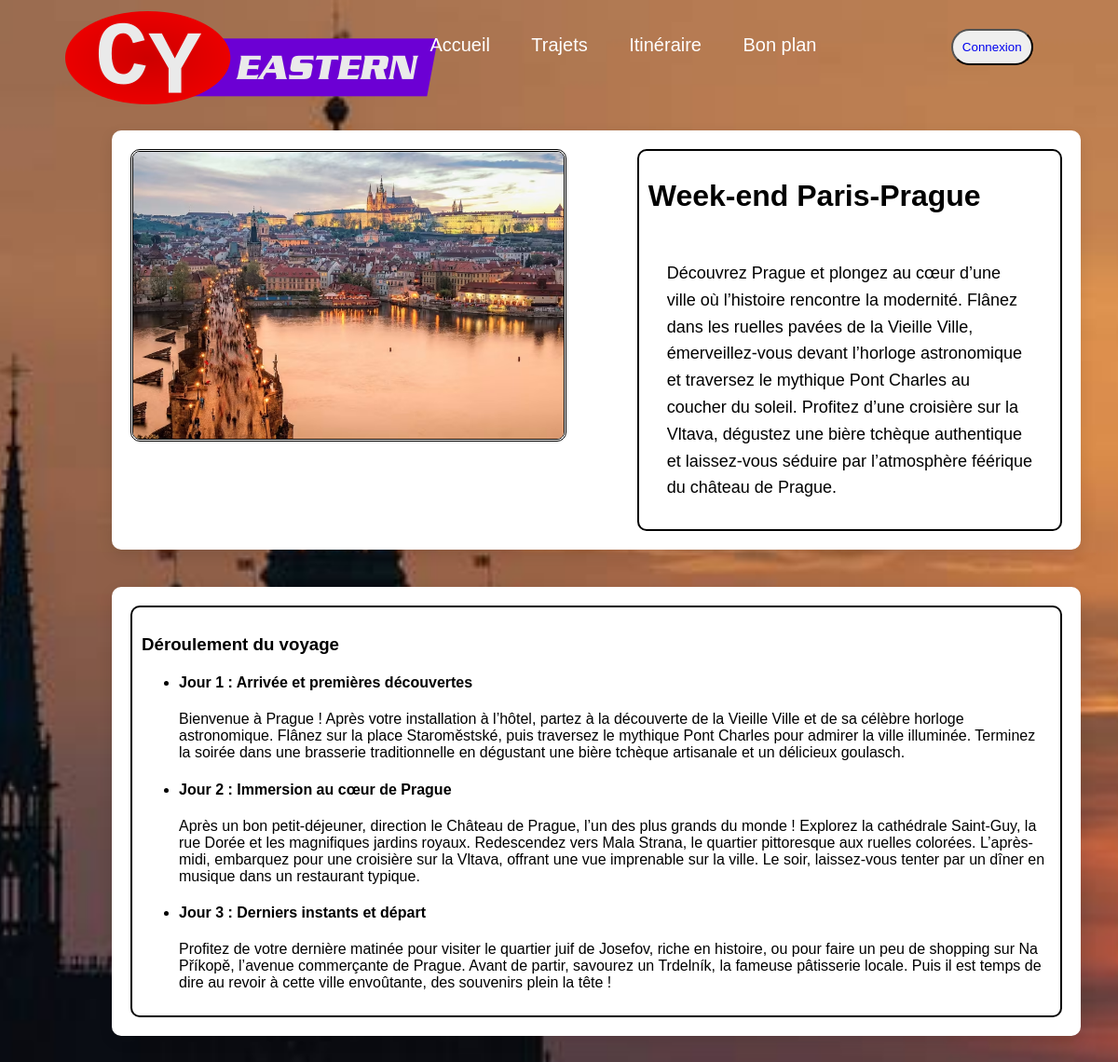
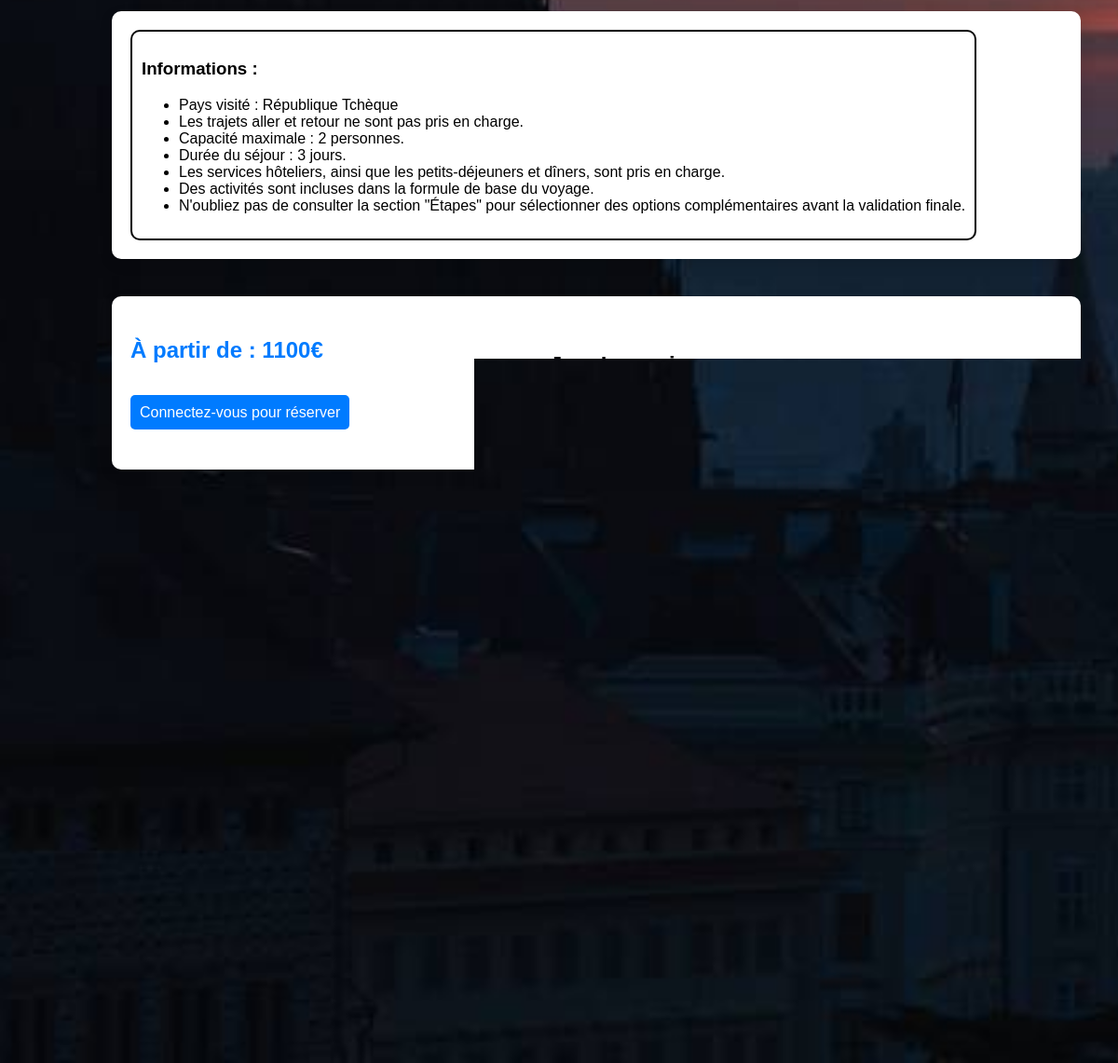
Screenshot of /voyage.php?get=1 with the database file from the repository (2 pictures, top to bottom).
### tables this page shows
CREATE TABLE `voyage` (
  `id` int(11) NOT NULL,
  `titre` varchar(39) NOT NULL,
  `duree` tinyint(4) NOT NULL,
  `etapes` tinyint(4) NOT NULL,
  `transport` varchar(24) NOT NULL,
  `maxi` tinyint(4) NOT NULL,
  `prix` smallint(6) NOT NULL,
  `statut` tinyint(1) NOT NULL,
  `description` text NOT NULL
);

CREATE TABLE `deroulVoyage` (
  `idVoyage` int(1) NOT NULL,
  `jour` int(1) NOT NULL,
  `idEtape` int(1) DEFAULT NULL,
  `titre` varchar(100) DEFAULT NULL,
  `desc` varchar(430) DEFAULT NULL
);

CREATE TABLE `paysVoy` (
  `idVoyage` int(11) NOT NULL,
  `idPays` int(11) NOT NULL
);

CREATE TABLE `pays` (
  `id` int(11) NOT NULL,
  `nom` varchar(50) NOT NULL
);

### api/linkDB.php (called while the page is built, shortened)
<?php
$linkDB = mysqli_connect("mariadb","valerie","meilleursite2025","clickjourney");
$voyageQuery = "SELECT * FROM voyage ORDER BY id";
$voyageResult = mysqli_query($linkDB, $voyageQuery);
$voyage = array();
while ($row = mysqli_fetch_assoc($voyageResult)) {
    $voyage[$row['id']] = $row;
}
$deroulQuery = "SELECT * FROM deroulVoyage ORDER BY idVoyage, jour";
$deroulResult = mysqli_query($linkDB, $deroulQuery);
$deroul = array();
while ($row = mysqli_fetch_assoc($deroulResult)) {
    $deroul[$row['idVoyage']][$row['jour']] = $row;
}
$paysQuery = "SELECT p.*, pa.nom FROM paysVoy p, pays pa WHERE p.idPays = pa.id";
$paysResult = mysqli_query($linkDB, $paysQuery);
$pays = array();
while ($row = mysqli_fetch_assoc($paysResult)) {
    $pays[$row['idVoyage']][$row['idPays']] = $row;
}

### voyage.php (the view, shortened to what this page needs)
<?php include('api/linkDB.php'); ?>
<!DOCTYPE html>
<html lang="fr">
<head>
    <link rel="stylesheet" type="text/css" href="style.css">
</head>
<body class="body_reservation" id="haut">
    <div>
        <nav>
            <div class="divmenu">
                <div class="logo1">
                    <a href="index.php"><img src="media/logo.webp" width="400" height="100" alt="Logo"></a>
                </div>
                <ul>
                    <li class="limenu"><a href="index.php">Accueil</a></li>
                    <li class="limenu"><a href="presentation.php">Trajets</a></li>
                    <li class="limenu"><a href="recherche.php">Itinéraire</a></li>
                    <li class="limenu"><a href="">Bon plan</a></li>
                    <?php
                    if (!$_SESSION['connecte']) {
                        echo '<button class="bouton_menu"><a href="connexion.php">Connexion</a></button>';
                    } else {
                        echo '<button class="bouton_menu"><a href="panier.php">Panier</a></button><button class="bouton_menu"><a href="profil.php">Profil</a></button>
                              <button class="bouton_menu"><a href="index.php?logout=1">Déconnexion</a></button>';
                    }
                    ?>
                </ul>
            </div>
        </nav>
    </div>
    <div class="container-res">
        <div class="img_reservation">
            <img <?php echo 'src="media/voyage/voyage' . $_GET['get'] . '.jpg" alt="Image ' . $voyage[$_GET['get']]['titre'] . '"'; ?>>
        </div>
        <div class="encadrement">
            <h1 class="titre"><?= $voyage[$_GET['get']]['titre'] ?></h1>
            <p class="texte-res"><?= $voyage[$_GET['get']]['description'] ?></p>
        </div>
    </div>
    <div class="container-res">
        <div class="encadrement">
            <h3>Déroulement du voyage</h3>
            <ul>
                <?php
                foreach ($deroul[$_GET['get']] as $jour => $row) {
                    echo '<li><h4>Jour ' . $jour . ' : ' . $row['titre'] . '</h4>';
                    echo '<p>' . $row['desc'] . '</h4></li>';
                }
                ?>
            </ul>
        </div>
    </div>
    <div class="container-res">
        <div class="encadrement">
            <h3>Informations : </h3>
            <ul>
                <li>
                    <?php
                    if(count($pays[$_GET['get']]) != 1) {
                        echo 'Pays visités :';
                    } else {
                        echo 'Pays visité :';
                    }
                    foreach($pays[$_GET['get']] as $row) {
                        echo ' ' . $row['nom'] ;
                    }
                    ?>
                </li>
                <li>Les trajets aller et retour ne sont pas pris en charge.</li>
                <li>Capacité maximale : <?= $voyage[$_GET['get']]['maxi'] ?> personnes.</li>
                <li>Durée du séjour : <?= $voyage[$_GET['get']]['duree'] ?> jours.</li>
                <li>Les services hôteliers, ainsi que les petits-déjeuners et dîners, sont pris en charge.</li>
                <li>Des activités sont incluses dans la formule de base du voyage.</li>
                <li>N'oubliez pas de consulter la section "Étapes" pour sélectionner des options complémentaires
                    avant
                    la validation finale.</li>
            </ul>
        </div>
    </div>
    <div class="container-res">
        <div>
            <p class="prix_reservation">À partir de : <?= $voyage[$_GET['get']]['prix'] ?>€</p>
            <?php
            if($_SESSION['connecte']) {
                echo '<a href="resa.php?get=' . $_GET['get'] . '" class="bouton1-res">Réserver maintenant</a>';
            } else {
                echo '<a href="connexion.php" class="bouton1-res">Connectez-vous pour réserver</a>';
            }
            ?>
        </div>
        <div class="div2reservation">
            <h2>Je m’organise :</h2>
            <a href="#" class="bouton2-res" style="background-color: #17a2b8;">Téléchargez la brochure PDF</a>
            <a href="#" class="bouton2-res" style="background-color: #6c757d;">Contacter le voyagiste</a>
        </div>
    </div>
    <footer>
        <div class="contenu">
            <div class="logo">
                <h2>CY Eastern</h2>
                <p>top voyage je vous promet</p>
                <img src="media/logo.webp" alt="Logo" width="300" height="110"
                    style="display: flex; margin-left: -50px;">
            </div>
            <div class="colonne">
                <h3>Ou nous trouver</h3>
                <p>Av. du Parc, 95000 Cergy</p>
                <p>2 Av. Adolphe Chauvin, 95300 Pontoise</p>
                <p>06 xx xx xx xx</p>
                <p><a href="mailto:exemple@mail.com" style="color: rgb(237, 184, 50);">exemple@mail.com</a></p>
            </div>
            <div class="colonne">
                <h3>Navigation</h3>
                <ul class="ul-footer">
                    <li><a href="#haut">haut de page</a></li>
                    <li><a href="index.html">Accueil</a></li>
                    <li><a href="presentation.php">Présentation</a></li>
                    <li><a href="#">Nos services</a></li>
                    <li><a href="connexion.php">Connexion</a></li>
                    <li><a href="inscription.php">Inscription</a></li>
                </ul>
            </div>
        </div>
        <div class="footer-bottom">
            <p>copyright © 2025, CY Eastern</p>
        </div>
    </footer>
</body>
</html>

### style.css (style rules this page uses)
* { text-decoration: none; }
body { font-family: Arial, sans-serif; font-optical-sizing: auto; background-image: url(media/paysage.jpg); background-size: cover; background-repeat: no-repeat; background-position: center; height: 100vh; margin: 0; image-rendering: crisp-edges; background-attachment: fixed; }
img[alt="Logo"] { margin-left: 10px; margin-top: 30px; }
.divmenu { display: flex; align-items: center; justify-content: space-between; height: 100px; padding: 0 50px; }
li.limenu { display: inline-block; margin-left: -100px; }
.limenu a { color: white; font-size: 20px; margin-right: 140px; }
.bouton_menu { color: black; border-radius: 20px; padding: 10px; }
.logo1 { padding: 10px; font-weight: bold; font-size: 30px; justify-content: flex-end; }
footer { background-color: #0d1b1e; color: white; padding: 15px 0; margin-top: 280px; }
.contenu { display: flex; max-width: 850px; margin: auto; }
.colonne, .logo { min-width: 300px; margin: 10px; }
ul.ul-footer { list-style: none; padding: 0; }
ul.ul-footer li a { color: white; text-decoration: none; transition: color 0.4s; }
.footer-bottom { text-align: center; margin-top: 20px; border-top: 1px solid #444; padding-top: 10px; }
.body_reservation { background-image: url(media/sunset.jpg); font-family: Arial, sans-serif; margin: 0; padding: 0; background-color: #f8f9fa; }
div.container-res { margin-top: 40px; max-width: 1000px; margin-left: 10%; background: white; padding: 20px; border-radius: 10px; box-shadow: 0 5px 15px rgba(0, 0, 0, 0.1); display: flex; }
div.container-res .titre { margin: auto; width: 100%; padding-bottom: 30px; padding-top: 20px; }
.encadrement { border-color: black; border-style: solid; border-width: 2px; border-radius: 10px; padding: 10px; }
.texte-res { max-width: 60ch; margin: 0 auto; text-align: left; font-size: 18px; line-height: 1.6; padding: 20px; }
.img_reservation img { width: 85%; border-radius: 10px; border-color: black; border-style: double; }
.prix_reservation { padding-bottom: 20px; width: 450px; font-size: 24px; color: #007bff; font-weight: bold; }
.bouton1-res { padding: 10px; color: white; background-color: #007bff; text-decoration: none; border-radius: 5px; margin-top: 10px; margin-bottom: 10px; }
.bouton2-res { display: inline-block; padding: 10px 20px; color: white; background-color: #007bff; text-decoration: none; border-radius: 5px; margin-top: 10px; margin-bottom: 10px; }
.div2reservation { margin-top: 20px; }

### rows the page displays
voyage: titre "Week-end Paris-Prague", description "Découvrez Prague et plongez au cœur d’une ville où l’histoire rencontre la modernité. Flânez dans les ruelles pavées de la Vieille Ville, émerveillez-vous devant l’horloge astronomique et traversez le mythique Pont Charles au coucher du soleil. Profitez d’une croisière sur la Vltava, dégustez une bière tchèque authentique et laissez-vous séduire par l’atmosphère féérique du château de Prague.", maxi "2", duree "3", prix "1100"
deroulvoyage: jour "1", titre "Arrivée et premières découvertes", desc "Bienvenue à Prague ! Après votre installation à l’hôtel, partez à la découverte de la Vieille Ville et de sa célèbre horloge astronomique. Flânez sur la place Staroměstské, puis traversez le mythique Pont Charles pour admirer la ville illuminée. Terminez la soirée dans une brasserie traditionnelle en dégustant une bière tchèque artisanale et un délicieux goulasch."
deroulvoyage: jour "2", titre "Immersion au cœur de Prague", desc "Après un bon petit-déjeuner, direction le Château de Prague, l’un des plus grands du monde ! Explorez la cathédrale Saint-Guy, la rue Dorée et les magnifiques jardins royaux. Redescendez vers Mala Strana, le quartier pittoresque aux ruelles colorées. L’après-midi, embarquez pour une croisière sur la Vltava, offrant une vue imprenable sur la ville. Le soir, laissez-vous tenter par un dîner en musique dans un restaurant typique."
deroulvoyage: jour "3", titre "Derniers instants et départ", desc "Profitez de votre dernière matinée pour visiter le quartier juif de Josefov, riche en histoire, ou pour faire un peu de shopping sur Na Příkopě, l’avenue commerçante de Prague. Avant de partir, savourez un Trdelník, la fameuse pâtisserie locale. Puis il est temps de dire au revoir à cette ville envoûtante, des souvenirs plein la tête !"
paysvoy: idPays.nom "République Tchèque"
